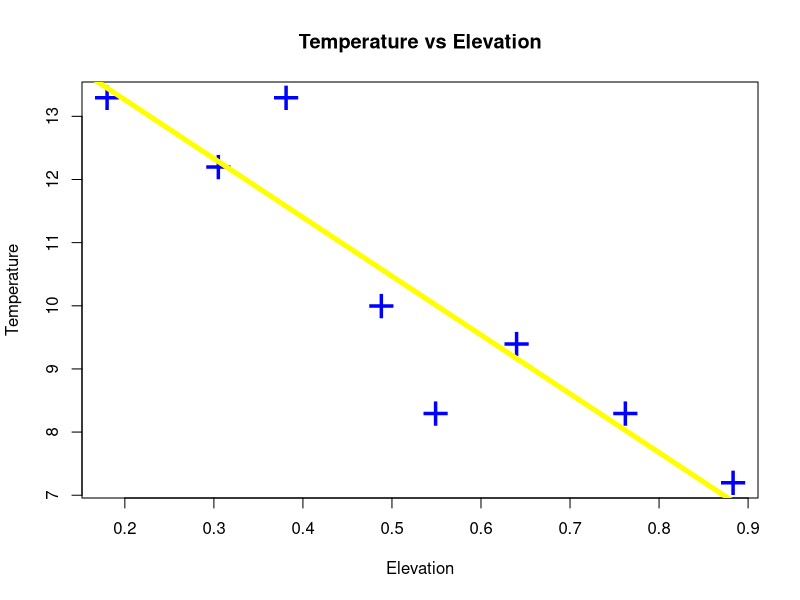

Reproduce this figure in R.
# Load libraries
library(ggplot2)
library(dplyr)
library(tidyr)

# Set working directory
setwd("D:/R-4.0.2/ESE5023_Assignments/PS3")
#4
lapse <- read.csv(file = "lapse.csv", header = T)
lapse_rate_tbl<-as_tibble(lapse) %>% 
  mutate(Elevation..km.=Elevation..m./1000) 
#scatter plot
plot(Temperature..degrees.C. ~ Elevation..km., data=lapse_rate_tbl,
     xlab = "Elevation",
     ylab = "Temperature",
     main = "Temperature vs Elevation",
     pch = "+",
     cex = 3,
     col = "blue")
#regression line
fit <- lm(Temperature..degrees.C. ~ Elevation..km., data=lapse_rate_tbl)
summary(fit)
abline(fit, lwd = 5, col = "yellow")
coef(fit)

## the lapse rate is 9.31,that is close to 9.8